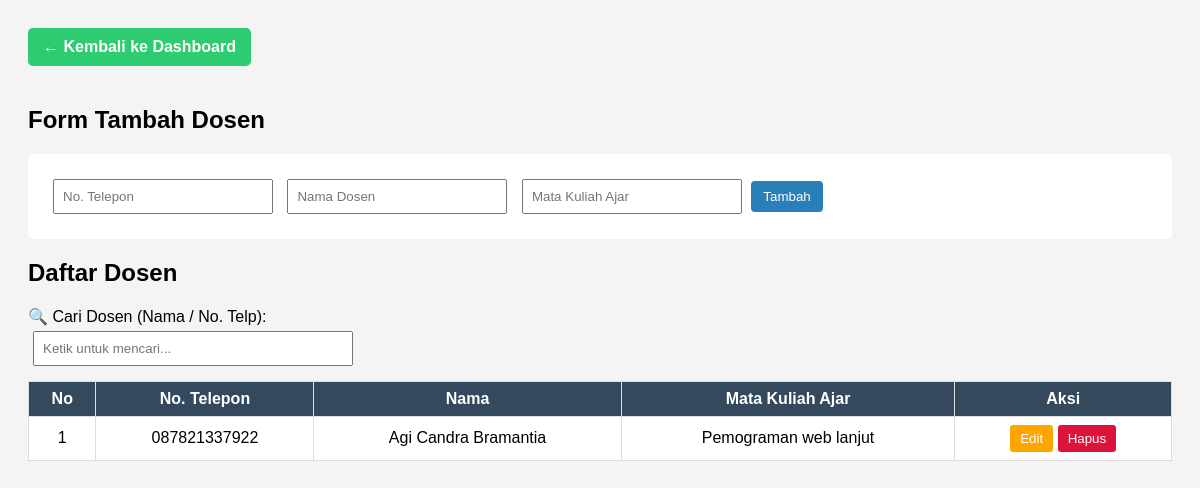
/dosen.php (signed in), run on the app's committed database.
### tables this page shows
CREATE TABLE `dosen` (
  `id_dosen` int(11) NOT NULL,
  `no_telp` varchar(20) DEFAULT NULL,
  `nama` varchar(100) NOT NULL,
  `matakuliah_ajar` varchar(100) DEFAULT NULL,
  `created_at` timestamp NOT NULL DEFAULT current_timestamp()
);

### dosen.php (the view, shortened to what this page needs)
<?php
include 'koneksi.php';
?>
<!DOCTYPE html>
<html>
<head>
</head>
<body>
<a href="dashboard.php" class="back-btn">← Kembali ke Dashboard</a>
<h2>Form Tambah Dosen</h2>
<form id="formDosen">
    <input type="text" name="no_telp" placeholder="No. Telepon" required>
    <input type="text" name="nama" placeholder="Nama Dosen" required>
    <input type="text" name="matakuliah" placeholder="Mata Kuliah Ajar">
    <button type="submit">Tambah</button>
</form>
<h2>Daftar Dosen</h2>
<label for="searchInput">🔍 Cari Dosen (Nama / No. Telp):</label><br>
<input type="text" id="searchInput" placeholder="Ketik untuk mencari...">
<table id="tabelDosen">
    <thead>
        <tr>
            <th>No</th>
            <th>No. Telepon</th>
            <th>Nama</th>
            <th>Mata Kuliah Ajar</th>
            <th>Aksi</th>
        </tr>
    </thead>
    <tbody>
    <?php
    $result = mysqli_query($koneksi, "SELECT * FROM dosen");
    $no = 1;
    while ($row = mysqli_fetch_assoc($result)) {
        echo "<tr id='row{$row['id_dosen']}'>
            <td class='no-urut'>{$no}</td>
            <td>{$row['no_telp']}</td>
            <td>{$row['nama']}</td>
            <td>{$row['matakuliah_ajar']}</td>
            <td>
                <button class='btn-edit' onclick='editDosen({$row['id_dosen']})'>Edit</button>
                <button class='btn-danger' onclick='hapusDosen({$row['id_dosen']})'>Hapus</button>
            </td>
        </tr>";
        $no++;
    }
    ?>
    </tbody>
</table>
</body>
</html>

### dosen.php (style rules this page uses)
body { font-family: Arial, sans-serif; padding: 20px; background: #f4f4f4; }
.back-btn { display: inline-block; margin-bottom: 20px; padding: 10px 15px; background-color: #2ecc71; color: white; text-decoration: none; border-radius: 5px; font-weight: bold; }
form { margin-bottom: 20px; background: #fff; padding: 20px; border-radius: 5px; }
input { padding: 8px; margin: 5px; width: 200px; }
#searchInput { width: 300px; padding: 8px; margin-bottom: 15px; }
button { padding: 8px 12px; background-color: #2980b9; color: white; border: none; border-radius: 4px; cursor: pointer; }
table { width: 100%; border-collapse: collapse; background: #fff; }
th, td { border: 1px solid #ddd; padding: 8px; text-align: center; }
th { background: #34495e; color: white; }
.btn-danger, .btn-edit { color: white; border: none; padding: 6px 10px; border-radius: 3px; cursor: pointer; }
.btn-danger { background: crimson; }
.btn-edit { background: orange; }

### data on the page
dosen: no_telp "087821337922", nama "Agi Candra Bramantia", matakuliah_ajar "Pemograman web lanjut"
